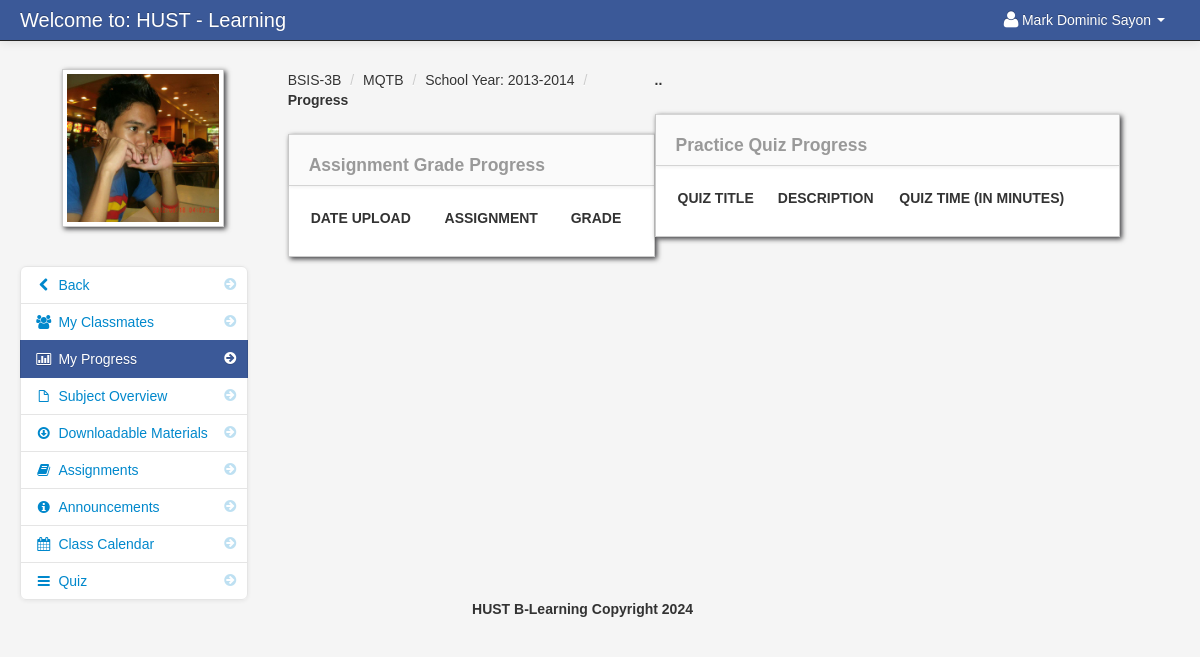
Screenshot of /progress.php?id=172 (signed in) with the database file from the repository.
### tables this page shows
CREATE TABLE `student` (
  `student_id` int(11) NOT NULL,
  `firstname` varchar(100) NOT NULL,
  `lastname` varchar(100) NOT NULL,
  `class_id` int(11) NOT NULL,
  `username` varchar(100) NOT NULL,
  `password` varchar(100) NOT NULL,
  `location` varchar(100) NOT NULL,
  `status` varchar(100) NOT NULL
);

CREATE TABLE `teacher_class` (
  `teacher_class_id` int(11) NOT NULL,
  `teacher_id` int(11) NOT NULL,
  `class_id` int(11) NOT NULL,
  `subject_id` int(11) NOT NULL,
  `thumbnails` varchar(100) NOT NULL,
  `school_year` varchar(100) NOT NULL
);

CREATE TABLE `class` (
  `class_id` int(11) NOT NULL,
  `class_name` varchar(100) NOT NULL
);

CREATE TABLE `subject` (
  `subject_id` int(11) NOT NULL,
  `subject_code` varchar(100) NOT NULL,
  `subject_title` varchar(100) NOT NULL,
  `category` varchar(100) NOT NULL,
  `description` longtext NOT NULL,
  `unit` int(11) NOT NULL,
  `Pre_req` varchar(100) NOT NULL,
  `semester` varchar(100) NOT NULL
);

### session.php (called while the page is built, shortened)
<?php
$session_id=$_SESSION['id'];
?>

### progress.php (the view, shortened to what this page needs)
<?php include('header_dashboard.php'); ?>
<?php include('session.php'); ?>
<?php $get_id = $_GET['id']; ?>
    <body>
		<?php include('navbar_student.php'); ?>
        <div class="container-fluid">
            <div class="row-fluid">
				<?php include('progress_link_student.php'); ?>
                <div class="span4" id="content">
                     <div class="row-fluid">
										<?php $class_query = mysqli_query($conn,"select * from teacher_class
										LEFT JOIN class ON class.class_id = teacher_class.class_id
										LEFT JOIN subject ON subject.subject_id = teacher_class.subject_id
										where teacher_class_id = '$get_id'")or die(mysqli_error());
										$class_row = mysqli_fetch_array($class_query);
										?>
					     <ul class="breadcrumb">
							<li><a href="#"><?php echo $class_row['class_name']; ?></a> <span class="divider">/</span></li>
							<li><a href="#"><?php echo $class_row['subject_code']; ?></a> <span class="divider">/</span></li>
							<li><a href="#">School Year: <?php echo $class_row['school_year']; ?></a> <span class="divider">/</span></li>
							<li><a href="#"><b>Progress</b></a></li>
						</ul>
                        <div id="block_bg" class="block">
                            <div class="navbar navbar-inner block-header">
							    <div id="" class="muted pull-left"><h4> Assignment Grade Progress</h4></div>
							</div>
                            <div class="block-content collapse in">
                                <div class="span12">
										<table cellpadding="0" cellspacing="0" border="0" class="table" id="">
										<thead>
										        <tr>
												<th>Date Upload</th>
												<th>Assignment</th>
												<th>Grade</th>
												</tr>
										</thead>
									</table>
                                </div>
                            </div>
                        </div>
                    </div>
                </div>
				                <div class="span5" id="content">
                     <div class="row-fluid">
					     <ul class="breadcrumb">
							<li><a href="#"><b>..</b></a></li>
						</ul>
                        <div id="block_bg" class="block">
                            <div class="navbar navbar-inner block-header">
							    <div id="" class="muted pull-left"><h4> Practice Quiz Progress</h4></div>
							</div>
                            <div class="block-content collapse in">
                                <div class="span12">
								<table cellpadding="0" cellspacing="0" border="0" class="table" id="">
										<thead>
										        <tr>
												<th>Quiz Title</th>
												<th>Description</th>
												<th>Quiz Time (In Minutes)</th>
												<th></th>
												</tr>
										</thead>
									</table>
                                </div>
                            </div>
                        </div>
                    </div>
                </div>
            </div>
		<?php include('footer.php'); ?>
        </div>
		<?php include('script.php'); ?>
    </body>
</html>

### navbar_student.php (shortened to what this page needs)
<div class="navbar navbar-fixed-top navbar-inverse">
        <div class="navbar-inner">
            <div class="container-fluid">
                <a class="brand" href="#">Welcome to: HUST - Learning</a>
					<div class="nav-collapse collapse">
						<ul class="nav pull-right">
							<?php $query= mysqli_query($conn,"select * from student where student_id = '$session_id'")or die(mysqli_error());
									$row = mysqli_fetch_array($query);
							?>
							<li class="dropdown">
								<a href="#" role="button" class="dropdown-toggle" data-toggle="dropdown"> <i class="icon-user icon-large"></i><?php echo $row['firstname']." ".$row['lastname'];  ?> <i class="caret"></i></a>
							</li>
						</ul>
					</div>
            </div>
        </div>
</div>

### progress_link_student.php (shortened to what this page needs)
<div class="span3" id="sidebar">
	<img id="avatar" src="admin/<?php echo $row['location']; ?>" class="img-polaroid">
		<ul class="nav nav-list bs-docs-sidenav nav-collapse collapse">
				<li class=""><a href="dashboard_student.php"><i class="icon-chevron-right"></i><i class="icon-chevron-left"></i>&nbsp;Back</a></li>
				<li class=""><a href="my_classmates.php<?php echo '?id='.$get_id; ?>"><i class="icon-chevron-right"></i><i class="icon-group"></i>&nbsp;My Classmates</a></li>
				<li class="active"><a href="progress.php<?php echo '?id='.$get_id; ?>"><i class="icon-chevron-right"></i><i class="icon-bar-chart"></i>&nbsp;My Progress</a></li>
				<li class=""><a href="subject_overview_student.php<?php echo '?id='.$get_id; ?>"><i class="icon-chevron-right"></i><i class="icon-file"></i>&nbsp;Subject Overview</a></li>
				<li class=""><a href="downloadable_student.php<?php echo '?id='.$get_id; ?>"><i class="icon-chevron-right"></i><i class="icon-download"></i>&nbsp;Downloadable Materials</a></li>
				<li class=""><a href="assignment_student.php<?php echo '?id='.$get_id; ?>"><i class="icon-chevron-right"></i><i class="icon-book"></i>&nbsp;Assignments</a></li>
				<li class=""><a href="announcements_student.php<?php echo '?id='.$get_id; ?>"><i class="icon-chevron-right"></i><i class="icon-info-sign"></i>&nbsp;Announcements</a></li>
				<li class=""><a href="class_calendar_student.php<?php echo '?id='.$get_id; ?>"><i class="icon-chevron-right"></i><i class="icon-calendar"></i>&nbsp;Class Calendar</a></li>
				<li class=""><a href="student_quiz_list.php<?php echo '?id='.$get_id; ?>"><i class="icon-chevron-right"></i><i class="icon-reorder"></i>&nbsp;Quiz</a></li>
		</ul>
</div>

### admin/assets/styles.css (style rules this page uses)
body { padding-top: 60px; padding-bottom: 40px; background-color: #f5f5f5; }
#content { margin-left:0px; }
.breadcrumb { margin: 0 0 0px; padding: 10px 0px; background-color: transparent; }
.block { background: url("../images/pixel-60fff.png") repeat scroll 0 0 rgba(0, 0, 0, 0) !important; border: 1px solid #ccc; background: white; margin: 1em 0em; border-top: none; -webkit-box-shadow: 2px 2px 5px rgba(0, 0, 6, 0.75); -moz-box-shadow: 2px 2px 5px rgba(0, 0, 6, 0.75); box-shadow: 2px 2px 5px rgba(0, 0, 6, 0.75); }
.block-content { margin: 1em; min-height: .25em; }
.block-header { margin-bottom: 0px; border-right: none; border-left: none; -webkit-border-radius: 0px; -moz-border-radius: 0px; border-radius: 0px; }
.block-header div { padding-top: 10px; }
.bs-docs-sidenav { max-width: 228px; margin: 30px 0 0; padding: 0; background-color: #fff; -webkit-border-radius: 6px; -moz-border-radius: 6px; border-radius: 6px; -webkit-box-shadow: 0 1px 4px rgba(0,0,0,.065); -moz-box-shadow: 0 1px 4px rgba(0,0,0,.065); box-shadow: 0 1px 4px rgba(0,0,0,.065); }
.bs-docs-sidenav > li > a { display: block; width: 190px \9; margin: 0 0 -1px; padding: 8px 14px; border: 1px solid #e5e5e5; }
.bs-docs-sidenav > li:first-child > a { -webkit-border-radius: 6px 6px 0 0; -moz-border-radius: 6px 6px 0 0; border-radius: 6px 6px 0 0; }
.bs-docs-sidenav > li:last-child > a { -webkit-border-radius: 0 0 6px 6px; -moz-border-radius: 0 0 6px 6px; border-radius: 0 0 6px 6px; }
.bs-docs-sidenav > .active > a { position: relative; z-index: 2; padding: 9px 15px; border: 0; text-shadow: 0 1px 0 rgba(0,0,0,.15); -webkit-box-shadow: inset 1px 0 0 rgba(0,0,0,.1), inset -1px 0 0 rgba(0,0,0,.1); -moz-box-shadow: inset 1px 0 0 rgba(0,0,0,.1), inset -1px 0 0 rgba(0,0,0,.1); box-shadow: inset 1px 0 0 rgba(0,0,0,.1), inset -1px 0 0 rgba(0,0,0,.1); }
.bs-docs-sidenav .icon-chevron-right { float: right; margin-top: 2px; margin-right: -6px; opacity: .25; }
.bs-docs-sidenav .active .icon-chevron-right, .bs-docs-sidenav .active a:hover .icon-chevron-right { opacity: 1; }

### rows the page displays
student: firstname "Mark Dominic", lastname "Sayon", location (picture)
teacher_class: class.class_name "BSIS-3B", subject.subject_code "MQTB", school_year "2013-2014"
